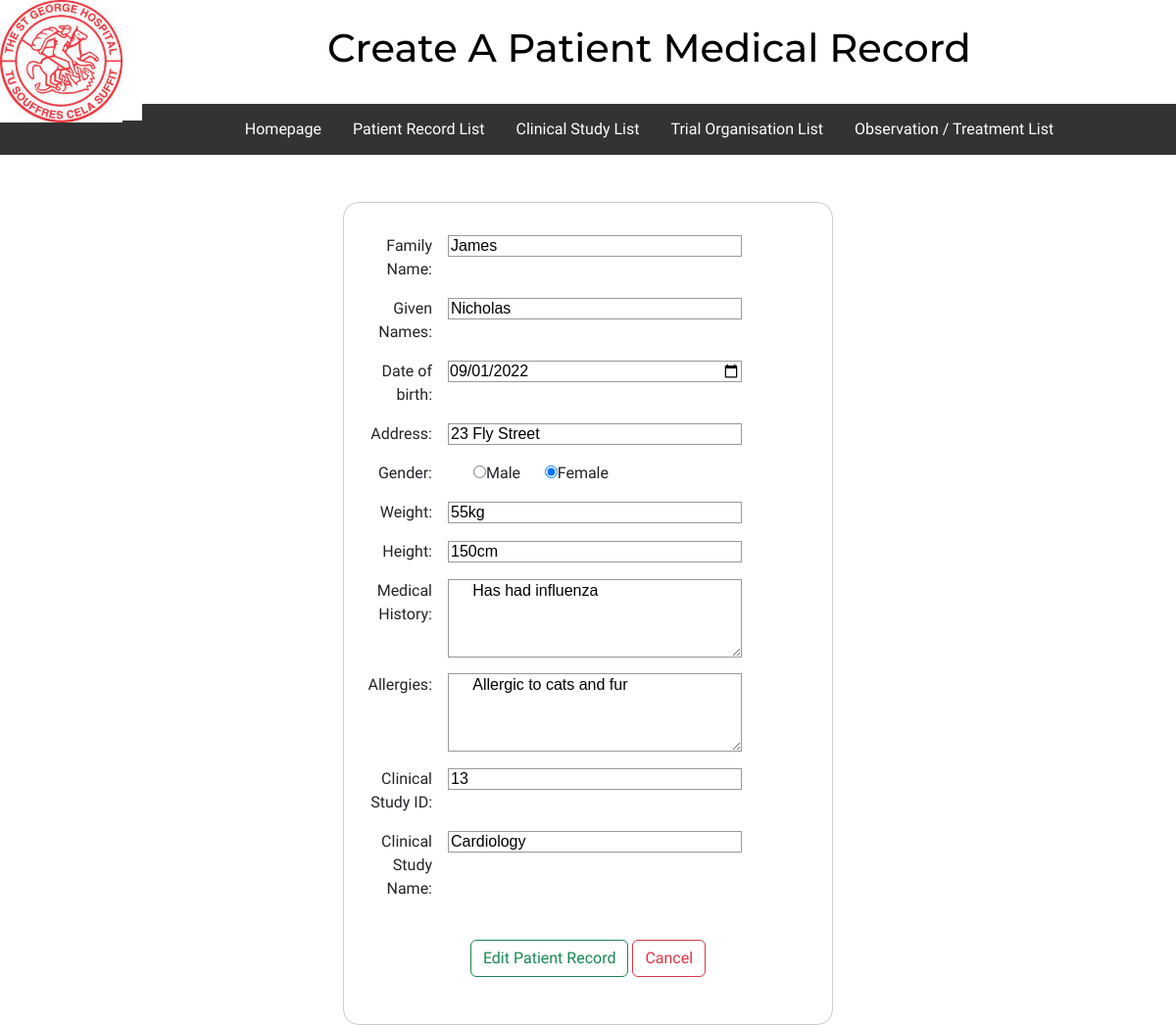
/patientRecordsFolder/editPatientRecord.php?patientID=234240, run on the app's committed database.
### tables this page shows
CREATE TABLE `patientrecords` (
  `patientID` int(255) NOT NULL,
  `familyName` varchar(255) NOT NULL,
  `givenName` varchar(255) NOT NULL,
  `dob` date NOT NULL,
  `address` varchar(255) NOT NULL,
  `sex` varchar(255) NOT NULL,
  `weight` varchar(255) NOT NULL,
  `height` varchar(255) NOT NULL,
  `medicalHistory` text NOT NULL,
  `allergies` text NOT NULL,
  `clinicalStudyID` varchar(255) NOT NULL,
  `clinicalStudyName` varchar(255) NOT NULL
);

### patientRecordsFolder/editPatientRecord.php (the view, shortened to what this page needs)
<?php
$servername = "localhost";
$username = "root";
$password = "";
$database = "clinicaltesting2";
$connection = new mysqli($servername, $username, $password, $database);
$familyName = "";
$givenName = "";
$dob = "";
$address = "";
$sex = "";
$weight = "";
$height = "";
$medicalHistory = "";
$allergies = "";
$clinicalStudyID = "";
$clinicalStudyName = "";
if ($_SERVER['REQUEST_METHOD'] == 'GET') {
    $patientID = $_GET["patientID"];
    $sql = "SELECT * FROM patientrecords WHERE patientID = $patientID";
    $result = $connection->query($sql);
    $row = $result->fetch_assoc();
    $familyName = $row["familyName"];
    $givenName = $row["givenName"];
    $dob = $row["dob"];
    $address = $row["address"];
    $sex = $row["sex"];
    $weight = $row["weight"];
    $height = $row["height"];
    $medicalHistory = $row["medicalHistory"];
    $allergies = $row["allergies"];
    $clinicalStudyID = $row["clinicalStudyID"];
    $clinicalStudyName = $row["clinicalStudyName"];
}
?>
<!DOCTYPE html>
<html>
<head>
    <link rel="stylesheet" href="../style.css">
</head>
<body>
    <div class="header">
        <a href="../Homepage.html">
            <img src="../Images/Hospital Logo.jpg" alt="St George Logo"></a>
        <h1><a href="Homepage.html">Create A Patient Medical Record</a></h1>
    </div>
    <br>
    <div class="topnav">
        <div id="topnav">
            <a href="../Homepage.html">Homepage</a>
            <a href="/clinicalTestingWebsite/patientRecordsFolder/patientRecordList.php">Patient Record List</a>
            <a href="/clinicalTestingWebsite/clinicalStudiesFolder/clinicalStudyList.php">Clinical Study List</a>
            <a href="/clinicalTestingWebsite/trialOrganisationsFolder/trialOrganisationsList.php">Trial
                Organisation List</a>
            <a href="/clinicalTestingWebsite/observationAndTreatmentRecordFolder/observationAndTreatmentList.php">Observation
                / Treatment List</a>
        </div>
    </div>
    <br><br>
    <form method="post">
        <ul>
            <li>
                <label for="familyName">Family Name:</label>
                <input type="text" id="familyName" name="familyName" value="<?php echo $familyName; ?> " placeholder="Enter family name">
            </li>
            <li>
                <label for="givenName">Given Names:</label>
                <input type="text" id="givenName" name="givenName" value="<?php echo $givenName; ?> " placeholder="Enter given names">
            </li>
            <li>
                <label for="DOB">Date of birth:</label>
                <input type="date" name="dob" id = "dob" value="<?php echo $dob; ?>">
            </li>
            <li>
                <label for="address">Address:</label>
                <input type="text" id="address" name="address" value="<?php echo $address; ?> " placeholder="Enter address">
            </li>
            <li>
                <label for="sex">Gender:</label>
                <label for="male">
                    <input type="radio" name="sex" id="male" value="<?php echo $sex; ?> " checked /><span>Male</span>
                </label>
                <label for="female">
                    <input type="radio" name="sex" id="female" value="<?php echo $sex; ?> " checked /><span>Female</span>
                </label>
            </li>
            <li>
                <label for="weight">Weight:</label>
                <input type="text" id="weight" name="weight" value="<?php echo $weight; ?> " placeholder="Enter weight in kilograms">
            </li>
            <li>
                <label for="height">Height:</label>
                <input type="text" id="height" name="height" value="<?php echo $height; ?>" placeholder="Enter height in centimeters">
            </li>
            <li>
                <label for="medicalHistory">Medical History:</label>
                <textarea id="medicalHistory" name="medicalHistory" placeholder="Enter patient medical history"> <?php echo $medicalHistory; ?></textarea>
            </li>
            <li>
                <label for="allergies">Allergies:</label>
                <textarea id="allergies" name="allergies" placeholder="Enter a list of allergies"> <?php echo $allergies; ?> </textarea>
            </li>
            <li>
                <label for="clinicalStudyID">Clinical Study ID:</label>
                <input type="text" id="clinicalStudyID" name="clinicalStudyID" value="<?php echo $clinicalStudyID; ?>">
            </li>
            <li>
                <label for="clinicalStudyName">Clinical Study Name:</label>
                <input type="text" id="clinicalStudyName" name="clinicalStudyName" value="<?php echo $clinicalStudyName; ?>">
            </li>
            <br>
            <li>
                <div class="buttonHolder">
                    <button type="submit" class="btn btn-outline-success">Edit Patient Record</button>
                    <a class="btn btn-outline-danger" href="/clinicalTestingWebsite/patientRecordsFolder/patientRecordList.php" role="button">Cancel</a>
        </ul>
    </form>
</body>
</html>

### style.css (style rules this page uses)
body { background-color: white; box-sizing: border-box; margin: auto; font-family: 'PT Sans Caption', sans-serif; }
.header { background-color: white; padding: 20px; text-align: center; vertical-align: middle; display: inline; max-height: 100px; }
.header h1 { position: relative; vertical-align: middle; font-family: 'Montserrat', sans-serif; }
.header a { text-decoration: none; color: black; }
.header img { float: left; width: 125px; height: 125px; background-color: white; }
.buttonHolder { text-align: center; padding: 1em; }
#topnav { display: flex; justify-content: center; align-items: center; }
.topnav { overflow:visible; background-color: #333; text-align: center; margin-left: auto; margin-right: auto; vertical-align: middle; }
.topnav a { float: left; display: block; color: white; padding: 14px 16px; text-decoration: none; }
form { margin: 0 auto; width: 500px; padding: 1em; border: 1px solid #ccc; border-radius: 1em; background-color: white; }
ul { list-style: none; padding: 0; margin: 0; }
form li+li { margin-top: 1em; }
label { display: inline-block; width: 90px; text-align: right; }
input, textarea { font: 1em sans-serif; width: 300px; box-sizing: border-box; border: 1px solid #999; }
textarea { vertical-align: top; height: 5em; }

### patientRecordsFolder/editPatientRecord.php (style rules this page uses)
li { overflow: hidden }
label { float: left; clear: none; display: block; padding: 0px 1em 0px 8px; }
input[type=radio], input.radio { clear: none; width: auto; }

### data on the page
patientrecords: familyName "James", givenName "Nicholas", dob "09/01/2022", address "23 Fly Street", weight "55kg", height "150cm", medicalHistory "Has had influenza", allergies "Allergic to cats and fur", clinicalStudyID "13", clinicalStudyName "Cardiology"
